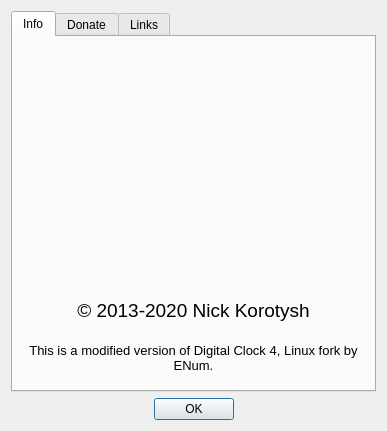
<?xml version="1.0" encoding="UTF-8"?>
<ui version="4.0">
 <class>digital_clock::gui::AboutDialog</class>
 <widget class="QDialog" name="digital_clock::gui::AboutDialog">
  <property name="geometry">
   <rect>
    <x>0</x>
    <y>0</y>
    <width>383</width>
    <height>398</height>
   </rect>
  </property>
  <property name="windowTitle">
   <string>About</string>
  </property>
  <property name="windowIcon">
   <iconset resource="../resources/icons.qrc">
    <normaloff>:/clock/images/info.svg.p</normaloff>:/clock/images/info.svg.p</iconset>
  </property>
  <layout class="QGridLayout" name="gridLayout">
   <property name="sizeConstraint">
    <enum>QLayout::SetFixedSize</enum>
   </property>
   <item row="1" column="2">
    <spacer name="h_spacer_2">
     <property name="orientation">
      <enum>Qt::Horizontal</enum>
     </property>
     <property name="sizeHint" stdset="0">
      <size>
       <width>136</width>
       <height>20</height>
      </size>
     </property>
    </spacer>
   </item>
   <item row="1" column="1">
    <widget class="QDialogButtonBox" name="buttonBox">
     <property name="orientation">
      <enum>Qt::Horizontal</enum>
     </property>
     <property name="standardButtons">
      <set>QDialogButtonBox::Ok</set>
     </property>
     <property name="centerButtons">
      <bool>true</bool>
     </property>
    </widget>
   </item>
   <item row="1" column="0">
    <spacer name="h_spacer_1">
     <property name="orientation">
      <enum>Qt::Horizontal</enum>
     </property>
     <property name="sizeHint" stdset="0">
      <size>
       <width>137</width>
       <height>20</height>
      </size>
     </property>
    </spacer>
   </item>
   <item row="0" column="0" colspan="3">
    <widget class="QTabWidget" name="tabWidget">
     <property name="currentIndex">
      <number>0</number>
     </property>
     <widget class="QWidget" name="info_tab">
      <attribute name="title">
       <string>Info</string>
      </attribute>
      <layout class="QVBoxLayout" name="info_tab_layout">
       <item>
        <widget class="digital_clock::gui::ClickableLabel" name="logo_lbl">
         <property name="text">
          <string notr="true">&lt;logo&gt;</string>
         </property>
         <property name="alignment">
          <set>Qt::AlignCenter</set>
         </property>
        </widget>
       </item>
       <item>
        <widget class="QLabel" name="app_name_lbl">
         <property name="font">
          <font>
           <pointsize>22</pointsize>
           <weight>75</weight>
           <bold>true</bold>
          </font>
         </property>
         <property name="text">
          <string notr="true">&lt;App Name&gt;</string>
         </property>
         <property name="alignment">
          <set>Qt::AlignCenter</set>
         </property>
        </widget>
       </item>
       <item>
        <widget class="QLabel" name="app_ver_lbl">
         <property name="font">
          <font>
           <pointsize>14</pointsize>
           <weight>75</weight>
           <bold>true</bold>
          </font>
         </property>
         <property name="text">
          <string notr="true">&lt;app version&gt;</string>
         </property>
         <property name="alignment">
          <set>Qt::AlignCenter</set>
         </property>
        </widget>
       </item>
       <item>
        <widget class="QLabel" name="build_qt_lbl">
         <property name="font">
          <font>
           <pointsize>12</pointsize>
          </font>
         </property>
         <property name="text">
          <string notr="true">&lt;build info&gt;</string>
         </property>
         <property name="alignment">
          <set>Qt::AlignCenter</set>
         </property>
        </widget>
       </item>
       <item>
        <widget class="QLabel" name="build_date_lbl">
         <property name="font">
          <font>
           <pointsize>12</pointsize>
          </font>
         </property>
         <property name="text">
          <string notr="true">&lt;build date&gt;</string>
         </property>
         <property name="alignment">
          <set>Qt::AlignCenter</set>
         </property>
        </widget>
       </item>
       <item>
        <widget class="QLabel" name="copyright_lbl">
         <property name="font">
          <font>
           <pointsize>14</pointsize>
          </font>
         </property>
         <property name="text">
          <string>© 2013-2020 Nick Korotysh</string>
         </property>
         <property name="alignment">
          <set>Qt::AlignCenter</set>
         </property>
        </widget>
       </item>
       <item>
        <widget class="QLabel" name="fork_notice_lbl">
         <property name="font">
          <font>
           <pointsize>10</pointsize>
          </font>
         </property>
         <property name="text">
          <string>This is a modified version of Digital Clock 4, Linux fork by ENum.</string>
         </property>
         <property name="alignment">
          <set>Qt::AlignCenter</set>
         </property>
         <property name="wordWrap">
          <bool>true</bool>
         </property>
        </widget>
       </item>
      </layout>
     </widget>
     <widget class="QWidget" name="donate_tab">
      <attribute name="title">
       <string>Donate</string>
      </attribute>
      <layout class="QVBoxLayout" name="verticalLayout">
       <item>
        <widget class="QLabel" name="btc_adress_qr">
         <property name="text">
          <string notr="true">&lt;BTC QR&gt;</string>
         </property>
         <property name="alignment">
          <set>Qt::AlignCenter</set>
         </property>
        </widget>
       </item>
       <item>
        <widget class="QLabel" name="btc_address_label">
         <property name="text">
          <string notr="true">&lt;a href=&quot;bitcoin:1DLdUCqxXrkufqVqXU18tgsmtvxErHiMQS&quot;&gt;1DLdUCqxXrkufqVqXU18tgsmtvxErHiMQS&lt;/a&gt;</string>
         </property>
         <property name="alignment">
          <set>Qt::AlignCenter</set>
         </property>
         <property name="textInteractionFlags">
          <set>Qt::LinksAccessibleByMouse|Qt::TextSelectableByMouse</set>
         </property>
         <property name="openExternalLinks">
          <bool>true</bool>
         </property>
        </widget>
       </item>
       <item>
        <widget class="QLabel" name="donate_notice_lbl">
         <property name="font">
          <font>
           <pointsize>10</pointsize>
          </font>
         </property>
         <property name="text">
          <string>This address belongs to the original author, Nick Korotysh. Donations go directly to him and are not received or handled by ENum, the maintainer of this Linux fork.</string>
         </property>
         <property name="alignment">
          <set>Qt::AlignCenter</set>
         </property>
         <property name="wordWrap">
          <bool>true</bool>
         </property>
        </widget>
       </item>
      </layout>
     </widget>
     <widget class="QWidget" name="links_tab">
      <attribute name="title">
       <string>Links</string>
      </attribute>
      <layout class="QVBoxLayout" name="links_tab_layout">
       <item>
        <widget class="QGroupBox" name="fork_group">
         <property name="title">
          <string>This fork (ENum)</string>
         </property>
         <layout class="QVBoxLayout" name="fork_group_layout">
          <item>
           <widget class="QLabel" name="fork_home_lbl">
            <property name="text">
             <string notr="true">&lt;a href=&quot;https://github.com/Enumber/DigitalClock4&quot;&gt;github.com/Enumber/DigitalClock4&lt;/a&gt;</string>
            </property>
            <property name="alignment">
             <set>Qt::AlignCenter</set>
            </property>
            <property name="openExternalLinks">
             <bool>true</bool>
            </property>
           </widget>
          </item>
          <item>
           <widget class="QLabel" name="fork_issues_lbl">
            <property name="text">
             <string>&lt;a href=&quot;https://github.com/Enumber/DigitalClock4/issues&quot;&gt;report an issue with this fork&lt;/a&gt;</string>
            </property>
            <property name="alignment">
             <set>Qt::AlignCenter</set>
            </property>
            <property name="openExternalLinks">
             <bool>true</bool>
            </property>
           </widget>
          </item>
         </layout>
        </widget>
       </item>
       <item>
        <widget class="QGroupBox" name="project_group">
         <property name="title">
          <string>Original project (upstream, archived)</string>
         </property>
         <layout class="QVBoxLayout" name="project_group_layout">
          <item>
           <widget class="QLabel" name="homepage_lbl">
            <property name="text">
             <string>&lt;a href=&quot;https://digitalclock4.sourceforge.io/&quot;&gt;project home page&lt;/a&gt;</string>
            </property>
            <property name="alignment">
             <set>Qt::AlignCenter</set>
            </property>
            <property name="openExternalLinks">
             <bool>true</bool>
            </property>
           </widget>
          </item>
          <item>
           <widget class="QLabel" name="support_lbl">
            <property name="text">
             <string>&lt;a href=&quot;https://sourceforge.net/p/digitalclock4/tickets/&quot;&gt;bug report/feature request (ticket creation restricted)&lt;/a&gt;</string>
            </property>
            <property name="alignment">
             <set>Qt::AlignCenter</set>
            </property>
            <property name="openExternalLinks">
             <bool>true</bool>
            </property>
           </widget>
          </item>
          <item>
           <widget class="QLabel" name="changelog_lbl">
            <property name="text">
             <string>&lt;a href=&quot;https://sourceforge.net/p/digitalclock4/code/ci/default/tree/changelog.txt&quot;&gt;view full changelog&lt;/a&gt;</string>
            </property>
            <property name="alignment">
             <set>Qt::AlignCenter</set>
            </property>
            <property name="openExternalLinks">
             <bool>true</bool>
            </property>
           </widget>
          </item>
          <item>
           <widget class="QLabel" name="wiki_home_lbl">
            <property name="text">
             <string>&lt;a href=&quot;https://sourceforge.net/p/digitalclock4/wiki/&quot;&gt;project Wiki home page&lt;/a&gt;</string>
            </property>
            <property name="alignment">
             <set>Qt::AlignCenter</set>
            </property>
            <property name="openExternalLinks">
             <bool>true</bool>
            </property>
           </widget>
          </item>
         </layout>
        </widget>
       </item>
       <item>
        <widget class="QGroupBox" name="info_group">
         <property name="title">
          <string>More info</string>
         </property>
         <layout class="QVBoxLayout" name="info_group_layout">
          <item>
           <widget class="QLabel" name="lnk_lbl_1">
            <property name="text">
             <string notr="true">&lt;a href=&quot;https://www.softpedia.com/get/Desktop-Enhancements/Clocks-Time-Management/Korotysh-Digital-Clock.shtml&quot;&gt;www.softpedia.com&lt;/a&gt;</string>
            </property>
            <property name="alignment">
             <set>Qt::AlignCenter</set>
            </property>
            <property name="openExternalLinks">
             <bool>true</bool>
            </property>
           </widget>
          </item>
          <item>
           <widget class="QLabel" name="lnk_lbl_2">
            <property name="text">
             <string notr="true">&lt;a href=&quot;https://mac.softpedia.com/get/Utilities/Digital-Clock-Nick-Korotysh.shtml&quot;&gt;mac.softpedia.com&lt;/a&gt;</string>
            </property>
            <property name="alignment">
             <set>Qt::AlignCenter</set>
            </property>
            <property name="openExternalLinks">
             <bool>true</bool>
            </property>
           </widget>
          </item>
          <item>
           <widget class="QLabel" name="lnk_lbl_3">
            <property name="text">
             <string notr="true">&lt;a href=&quot;https://www.softpedia.com/get/PORTABLE-SOFTWARE/Other-Portable-Applications/Digital-Clock-Portable.shtml&quot;&gt;www.softpedia.com&lt;/a&gt;</string>
            </property>
            <property name="alignment">
             <set>Qt::AlignCenter</set>
            </property>
            <property name="openExternalLinks">
             <bool>true</bool>
            </property>
           </widget>
          </item>
         </layout>
        </widget>
       </item>
       <item>
        <widget class="QLabel" name="e_mail_label">
         <property name="text">
          <string notr="true">e-mail: &lt;a href=&quot;mailto:nick.korotysh@gmail.com&quot;&gt;nick.korotysh@gmail.com&lt;/a&gt;</string>
         </property>
         <property name="alignment">
          <set>Qt::AlignCenter</set>
         </property>
         <property name="openExternalLinks">
          <bool>true</bool>
         </property>
        </widget>
       </item>
      </layout>
     </widget>
    </widget>
   </item>
  </layout>
 </widget>
 <layoutdefault spacing="6" margin="11"/>
 <customwidgets>
  <customwidget>
   <class>digital_clock::gui::ClickableLabel</class>
   <extends>QLabel</extends>
   <header>gui/clickable_label.h</header>
  </customwidget>
 </customwidgets>
 <resources>
  <include location="../resources/icons.qrc"/>
 </resources>
 <connections>
  <connection>
   <sender>buttonBox</sender>
   <signal>accepted()</signal>
   <receiver>digital_clock::gui::AboutDialog</receiver>
   <slot>accept()</slot>
   <hints>
    <hint type="sourcelabel">
     <x>231</x>
     <y>366</y>
    </hint>
    <hint type="destinationlabel">
     <x>157</x>
     <y>274</y>
    </hint>
   </hints>
  </connection>
  <connection>
   <sender>buttonBox</sender>
   <signal>rejected()</signal>
   <receiver>digital_clock::gui::AboutDialog</receiver>
   <slot>reject()</slot>
   <hints>
    <hint type="sourcelabel">
     <x>231</x>
     <y>366</y>
    </hint>
    <hint type="destinationlabel">
     <x>286</x>
     <y>274</y>
    </hint>
   </hints>
  </connection>
 </connections>
</ui>
